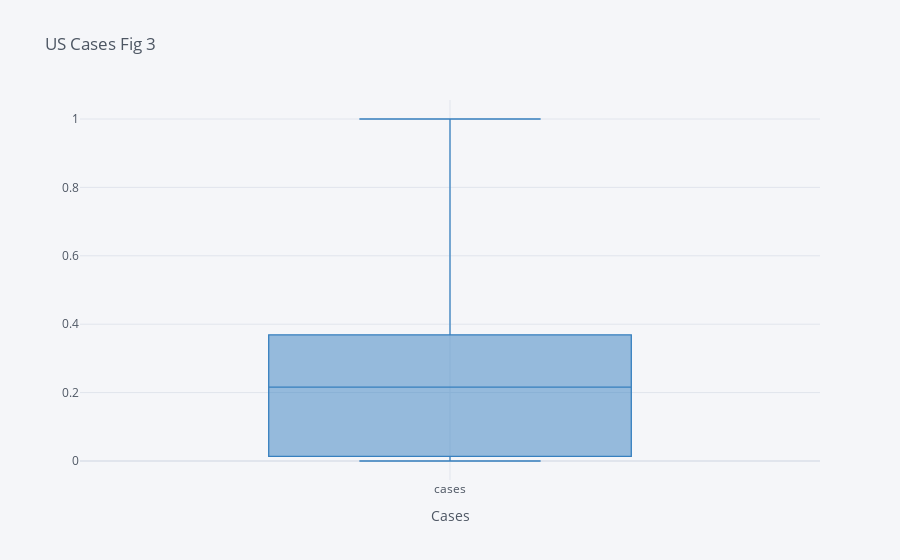

The code cell stored with this chart in its notebook:
### Code cell
df1['cases'].iplot(kind='box', color='Blue', bins=30, title="US Cases Fig 3",xTitle='Cases')

### Figure 1 — Plotly figure (JSON) as saved in the notebook; plotly's stock layout.template omitted (floating-point values rounded to 4 significant figures; data arrays with more than 128 entries replaced by an {"elided": "..."} marker saying what was removed)
{"data": [{"boxpoints": false, "line": {"width": 1.3}, "marker": {"color": "rgba(55, 128, 191, 1.0)"}, "name": "cases", "orientation": "v", "type": "box", "y": {"elided": "314 float values"}}], "layout": {"legend": {"bgcolor": "#F5F6F9", "font": {"color": "#4D5663"}}, "paper_bgcolor": "#F5F6F9", "plot_bgcolor": "#F5F6F9", "title": {"font": {"color": "#4D5663"}, "text": "US Cases Fig 3"}, "xaxis": {"gridcolor": "#E1E5ED", "showgrid": true, "tickfont": {"color": "#4D5663"}, "title": {"font": {"color": "#4D5663"}, "text": "Cases"}, "zerolinecolor": "#E1E5ED"}, "yaxis": {"gridcolor": "#E1E5ED", "showgrid": true, "tickfont": {"color": "#4D5663"}, "title": {"font": {"color": "#4D5663"}, "text": ""}, "zerolinecolor": "#E1E5ED"}}}
